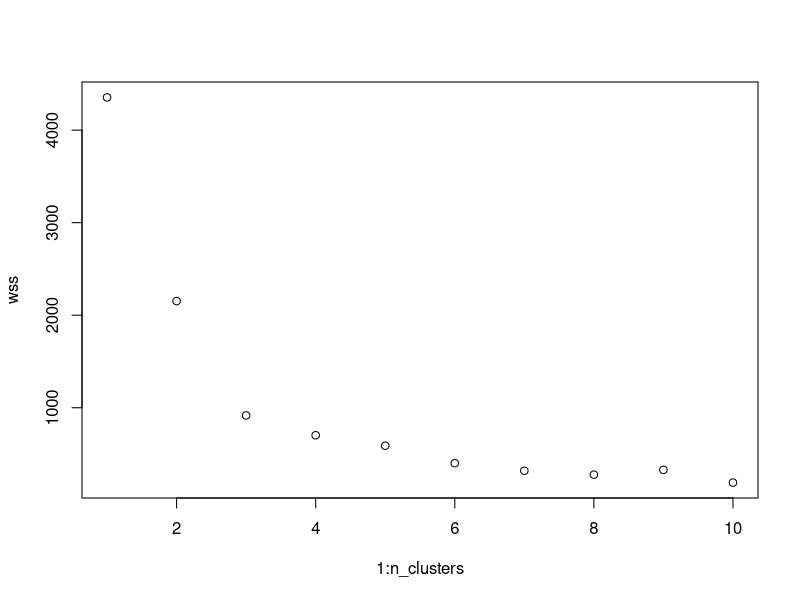
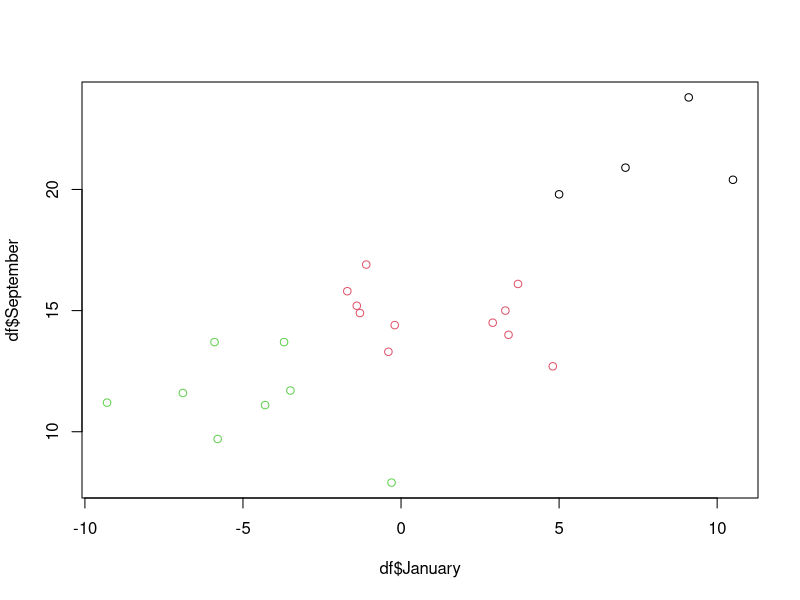

Recreate these plots in R, in order.
## ---- chunk 1
#| echo: true
#| eval: true
#| warning: false
library(tidyverse)

temp <- read.table('../include/data/unsupervised/temperature.csv', header = TRUE, sep = ";", dec = '.', row.names = 1)
df <- temp[1:23, 1:12]
city <- row.names(temp[1:23,])

model <- kmeans(df, centers = 3)
## ---- chunk 2
#| echo: true
#| eval: true
#| warning: false
model
## ---- chunk 3
#| echo: true
#| eval: true
#| warning: false
n_clusters <- 10
wss <- numeric(n_clusters)
for (i in 1:n_clusters) {
  model <- kmeans(df, centers = i)
  wss[i] <- model$tot.withinss
}
plot(1:n_clusters, wss)
## ---- chunk 4
#| echo: true
#| eval: true
#| warning: false
model <- kmeans(df, centers = 3)
plot(df$January, df$September, col = model$cluster)
